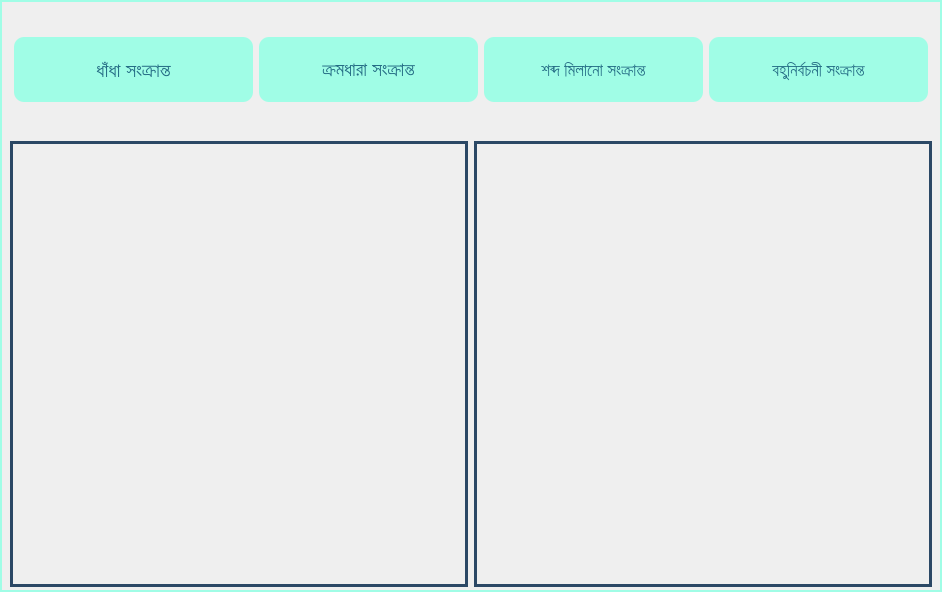
                <widget class="QWidget" name="eval_stk_widget">
                 <property name="styleSheet">
                  <string notr="true">border: 2px solid rgb(160, 253, 230);</string>
                 </property>
                 <layout class="QVBoxLayout" name="verticalLayout_8">
                  <property name="leftMargin">
                   <number>5</number>
                  </property>
                  <property name="topMargin">
                   <number>5</number>
                  </property>
                  <property name="rightMargin">
                   <number>5</number>
                  </property>
                  <property name="bottomMargin">
                   <number>5</number>
                  </property>
                  <item>
                   <widget class="QFrame" name="frame_12">
                    <property name="minimumSize">
                     <size>
                      <width>932</width>
                      <height>130</height>
                     </size>
                    </property>
                    <property name="maximumSize">
                     <size>
                      <width>16777215</width>
                      <height>144</height>
                     </size>
                    </property>
                    <property name="styleSheet">
                     <string notr="true">border: none;</string>
                    </property>
                    <property name="frameShape">
                     <enum>QFrame::StyledPanel</enum>
                    </property>
                    <property name="frameShadow">
                     <enum>QFrame::Raised</enum>
                    </property>
                    <layout class="QHBoxLayout" name="horizontalLayout_14">
                     <item>
                      <widget class="QPushButton" name="p_eval_puzzle_btn">
                       <property name="minimumSize">
                        <size>
                         <width>239</width>
                         <height>65</height>
                        </size>
                       </property>
                       <property name="font">
                        <font>
                         <pointsize>15</pointsize>
                        </font>
                       </property>
                       <property name="cursor">
                        <cursorShape>PointingHandCursor</cursorShape>
                       </property>
                       <property name="styleSheet">
                        <string notr="true">QPushButton {
background-color: rgb(160, 253, 230);
color:  #256D85 ;
border-radius: 10px;
}

QPushButton::hover {
	
	background-color: rgb(143, 227, 207);
	color: #2B4865;

}</string>
                       </property>
                       <property name="text">
                        <string>ধাঁধা সংক্রান্ত</string>
                       </property>
                      </widget>
                     </item>
                     <item>
                      <widget class="QPushButton" name="p_eval_seq_btn">
                       <property name="minimumSize">
                        <size>
                         <width>0</width>
                         <height>65</height>
                        </size>
                       </property>
                       <property name="font">
                        <font>
                         <pointsize>14</pointsize>
                        </font>
                       </property>
                       <property name="cursor">
                        <cursorShape>PointingHandCursor</cursorShape>
                       </property>
                       <property name="styleSheet">
                        <string notr="true">QPushButton {
background-color: rgb(160, 253, 230);
color:  #256D85 ;
border-radius: 10px;
}

QPushButton::hover {
	
	background-color: rgb(143, 227, 207);
	color: #2B4865;

}</string>
                       </property>
                       <property name="text">
                        <string>ক্রমধারা সংক্রান্ত</string>
                       </property>
                      </widget>
                     </item>
                     <item>
                      <widget class="QPushButton" name="p_eval_matching_btn">
                       <property name="minimumSize">
                        <size>
                         <width>0</width>
                         <height>65</height>
                        </size>
                       </property>
                       <property name="font">
                        <font>
                         <pointsize>13</pointsize>
                        </font>
                       </property>
                       <property name="cursor">
                        <cursorShape>PointingHandCursor</cursorShape>
                       </property>
                       <property name="styleSheet">
                        <string notr="true">QPushButton {
background-color: rgb(160, 253, 230);
color:  #256D85 ;
border-radius: 10px;
}

QPushButton::hover {
	
	background-color: rgb(143, 227, 207);
	color: #2B4865;

}</string>
                       </property>
                       <property name="text">
                        <string>শব্দ মিলানো সংক্রান্ত</string>
                       </property>
                      </widget>
                     </item>
                     <item>
                      <widget class="QPushButton" name="p_eval_mcq_btn">
                       <property name="minimumSize">
                        <size>
                         <width>0</width>
                         <height>65</height>
                        </size>
                       </property>
                       <property name="font">
                        <font>
                         <pointsize>13</pointsize>
                        </font>
                       </property>
                       <property name="cursor">
                        <cursorShape>PointingHandCursor</cursorShape>
                       </property>
                       <property name="styleSheet">
                        <string notr="true">QPushButton {
background-color: rgb(160, 253, 230);
color:  #256D85 ;
border-radius: 10px;
}

QPushButton::hover {
	
	background-color: rgb(143, 227, 207);
	color: #2B4865;

}</string>
                       </property>
                       <property name="text">
                        <string>বহুনির্বচনী সংক্রান্ত</string>
                       </property>
                      </widget>
                     </item>
                    </layout>
                   </widget>
                  </item>
                  <item>
                   <widget class="QFrame" name="frame_13">
                    <property name="minimumSize">
                     <size>
                      <width>931</width>
                      <height>446</height>
                     </size>
                    </property>
                    <property name="styleSheet">
                     <string notr="true">border: none;</string>
                    </property>
                    <property name="frameShape">
                     <enum>QFrame::StyledPanel</enum>
                    </property>
                    <property name="frameShadow">
                     <enum>QFrame::Raised</enum>
                    </property>
                    <layout class="QHBoxLayout" name="horizontalLayout_18">
                     <property name="leftMargin">
                      <number>5</number>
                     </property>
                     <property name="topMargin">
                      <number>0</number>
                     </property>
                     <property name="rightMargin">
                      <number>5</number>
                     </property>
                     <property name="bottomMargin">
                      <number>0</number>
                     </property>
                     <item>
                      <widget class="QLabel" name="p_eval_left_graph_lbl">
                       <property name="minimumSize">
                        <size>
                         <width>450</width>
                         <height>400</height>
                        </size>
                       </property>
                       <property name="styleSheet">
                        <string notr="true">border: 3px solid rgb(43, 72, 101);</string>
                       </property>
                       <property name="text">
                        <string/>
                       </property>
                       <property name="alignment">
                        <set>Qt::AlignCenter</set>
                       </property>
                      </widget>
                     </item>
                     <item>
                      <widget class="QLabel" name="p_eval_right_graph_lbl">
                       <property name="minimumSize">
                        <size>
                         <width>450</width>
                         <height>400</height>
                        </size>
                       </property>
                       <property name="styleSheet">
                        <string notr="true">border: 3px solid rgb(43, 72, 101);</string>
                       </property>
                       <property name="text">
                        <string/>
                       </property>
                       <property name="alignment">
                        <set>Qt::AlignCenter</set>
                       </property>
                      </widget>
                     </item>
                    </layout>
                   </widget>
                  </item>
                 </layout>
                </widget>
